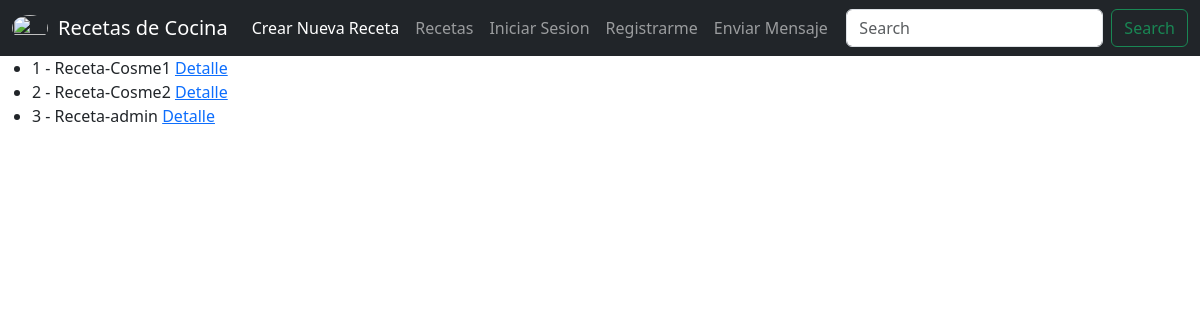
The app's page /receta/list/, older data.
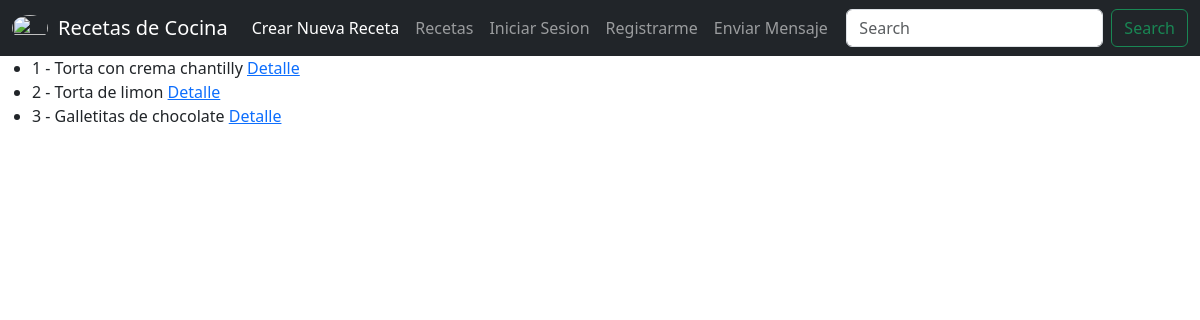
The same page, newer data.
### AppRecetas/models.py (models this page shows)
class Receta(models.Model):
    nombre_receta = models.CharField(max_length=30)
    descripcion_breve_receta = models.CharField(max_length=100)
    lista_de_ingredientes = models.CharField(max_length=100)
    pasos_a_seguir = models.CharField(max_length=100)
    publisher = models.ForeignKey(to=User, on_delete = models.CASCADE, related_name="publisher")
    imagen = models.ImageField(upload_to="recetas", null=True, blank=True)
    fecha_creacion = models.DateTimeField(auto_now_add= True)
    def __str__(self):
        return f"{self.id} - {self.nombre_receta}"

### AppRecetas/views.py (the view)
# urls.py: path('receta/list/', RecetaList.as_view(), name="receta-list"),
class RecetaList(ListView):
    model = Receta
    context_object_name="posts"

### AppRecetas/templates/AppRecetas/receta_list.html (shortened to what this page needs)
{% extends "AppRecetas/base.html" %}
{% block main %}<ul>
    <h1> Lista de Recetas </h1>
    {% for post in posts %}
    <li>
        {{post}}
        <a href="{% url 'receta-detail' post.id %}" > Detalle</a>
    </li>
    {% endfor %}
    </ul>
{% endblock %}

Row changes from the older to the newer data that the page shows:
changed Receta: id+nombre_receta "1 - Receta-Cosme1" → "1 - Torta con crema chantilly"
changed Receta: id+nombre_receta "2 - Receta-Cosme2" → "2 - Torta de limon"
changed Receta: id+nombre_receta "3 - Receta-admin" → "3 - Galletitas de chocolate"
